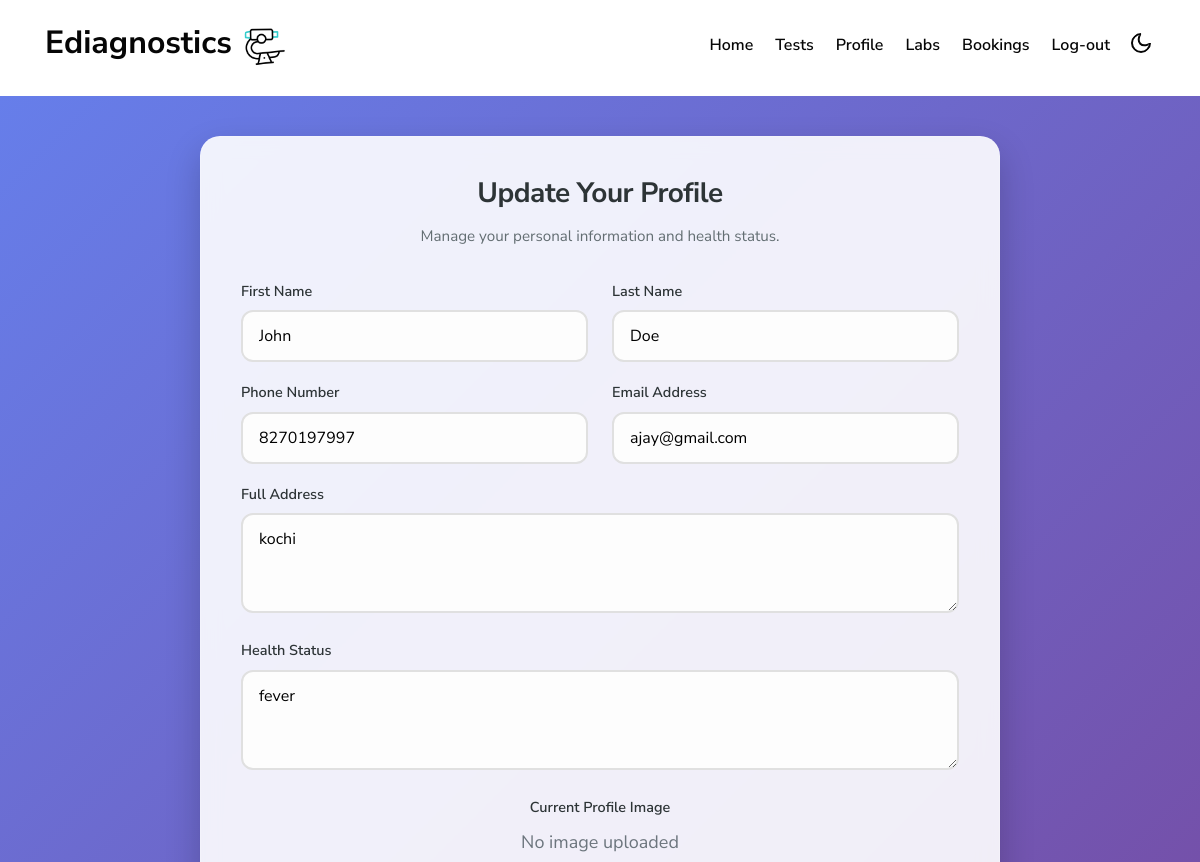
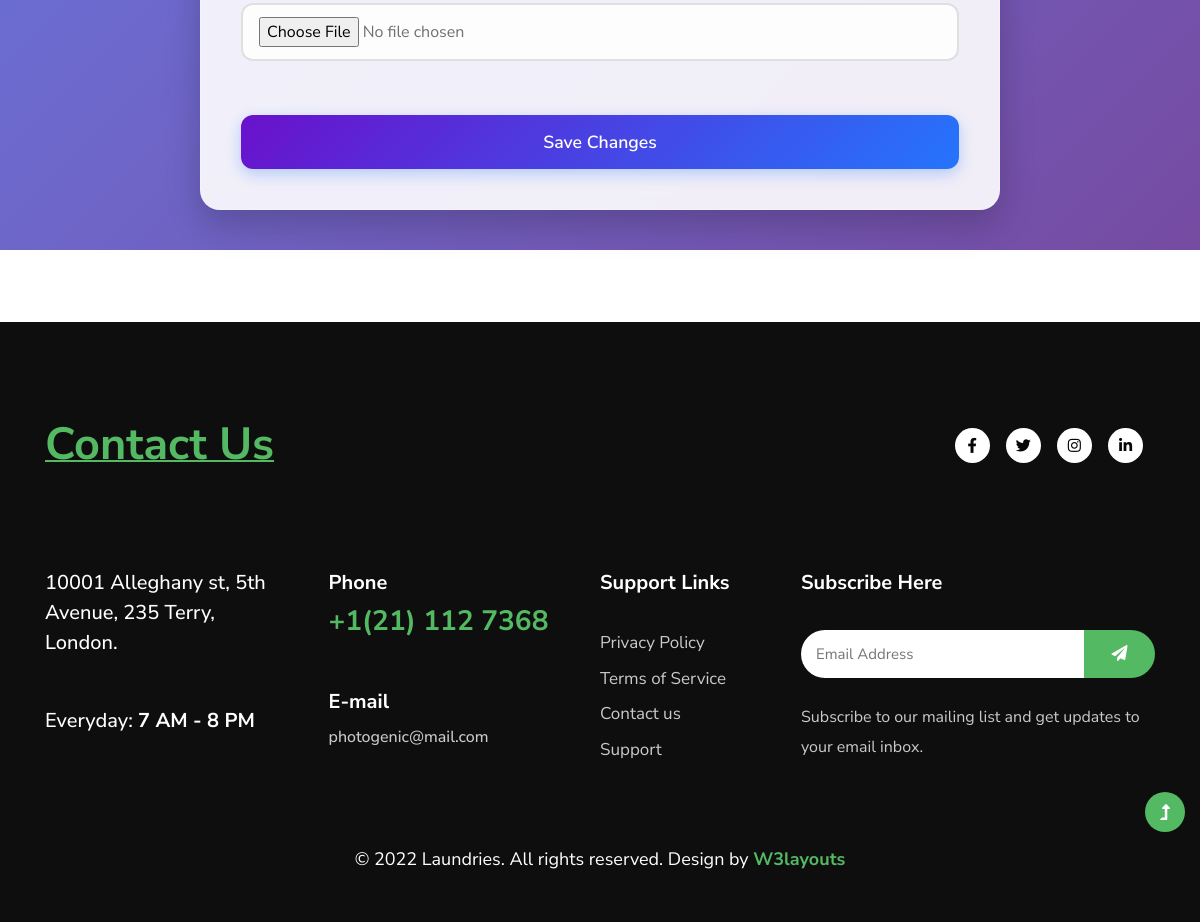
Screenshot of /update_user/ (signed in) with the database file from the repository (2 pictures, top to bottom).
### EdiagApp/models.py (models this page shows)
class UserReg(models.Model):
    user = models.ForeignKey(Login,on_delete=models.CASCADE,null = True)
    first_name = models.CharField(max_length = 20)
    last_name = models.CharField(max_length = 20)
    contact = models.CharField(max_length = 20)
    email = models.EmailField()
    address = models.CharField(max_length = 50)
    password = models.CharField(max_length=100, null=True)
    health = models.CharField(max_length = 500,null= True)
    status = models.CharField(max_length=50, null=True, default='pending')
    image = models.FileField(null=True)

### EdiagApp/views.py (the view, shortened to what this page needs)
# urls.py: path('update_user/', views.update_user),
def update_user(request):
    userid = request.session.get("uid")
    if not userid:
        return redirect('/login/')
    user_reg = UserReg.objects.get(id=userid)
    return render(request, "user_update.html", {"data": user_reg})

### template/user_update.html (shortened to what this page needs)
{% extends "user_home.html" %}
{% block content %}
<br><br><br><br>
<section class="premium-form-container">
    <div class="premium-card animate-up">
        <h3 class="premium-title text-center">Update Your Profile</h3>
        <p class="premium-subtitle text-center">
            Manage your personal information and health status.
        </p>
        <form method="post" enctype="multipart/form-data" class="needs-validation" novalidate>
            <div class="row">
                <div class="col-md-6 premium-input-group">
                    <label class="premium-label">First Name</label>
                    <input type="text" name="fname" class="premium-input"
                        value="{{ data.first_name }}" pattern="^[A-Za-z ]+$" minlength="2" required>
                </div>
                <div class="col-md-6 premium-input-group">
                    <label class="premium-label">Last Name</label>
                    <input type="text" name="lname" class="premium-input"
                        value="{{ data.last_name }}" pattern="^[A-Za-z ]+$" minlength="1" required>
                </div>
                <div class="col-md-6 premium-input-group">
                    <label class="premium-label">Phone Number</label>
                    <input type="tel" name="phone" class="premium-input"
                        value="{{ data.contact }}" pattern="[6-9]{1}[0-9]{9}" maxlength="10" required>
                </div>
                <div class="col-md-6 premium-input-group">
                    <label class="premium-label">Email Address</label>
                    <input type="email" name="email" class="premium-input"
                        value="{{ data.email }}" required>
                </div>
                <div class="col-md-12 premium-input-group">
                    <label class="premium-label">Full Address</label>
                    <textarea name="address"
                        class="premium-input premium-textarea"
                        rows="3" minlength="10" required>{{ data.address }}</textarea>
                </div>
                <div class="col-md-12 premium-input-group">
                    <label class="premium-label">Health Status</label>
                    <textarea name="health"
                        class="premium-input premium-textarea"
                        rows="3" minlength="5" required>{{ data.health }}</textarea>
                </div>
                <div class="col-md-12 premium-input-group text-center">
                    <label class="premium-label d-block mb-2">
                        Current Profile Image
                    </label>
                    {% if data.image %}
                        <img src="/media/{{ data.image }}"
                            alt="Profile Image"
                            class="profile-preview">
                    {% else %}
                        <p class="text-muted">No image uploaded</p>
                    {% endif %}
                    <input type="file"
                        name="image"
                        accept="image/*"
                        class="premium-input mt-2">
                </div>
            </div>
            <div class="text-center mt-4">
                <button type="submit" class="premium-button">
                    Save Changes
                </button>
            </div>
        </form>
    </div>
</section>
<br><br><br>
{% endblock %}

### static/assets/css/custom-forms.css (style rules this page uses)
:root { --primary-gradient: linear-gradient(135deg, #667eea 0%, #764ba2 100%); --secondary-gradient: linear-gradient(135deg, #6a11cb 0%, #2575fc 100%); --glass-bg: rgba(255, 255, 255, 0.9); --glass-border: rgba(255, 255, 255, 0.2); --input-focus: #764ba2; --text-main: #2d3436; --text-muted: #636e72; }
.premium-form-container { font-family: 'Inter', sans-serif; background: var(--primary-gradient); min-height: 100vh; display: flex; align-items: center; justify-content: center; padding: 40px 20px; }
.premium-card { background: var(--glass-bg); backdrop-filter: blur(10px); border: 1px solid var(--glass-border); border-radius: 20px; box-shadow: 0 15px 35px rgba(0, 0, 0, 0.2); width: 100%; max-width: 800px; padding: 40px; transition: transform 0.3s ease; }
.premium-title { font-weight: 700; color: var(--text-main); margin-bottom: 10px; text-align: center; letter-spacing: -0.5px; }
.premium-subtitle { color: var(--text-muted); text-align: center; margin-bottom: 30px; font-size: 0.95rem; }
.premium-input-group { margin-bottom: 20px; }
.premium-label { display: block; font-weight: 600; color: var(--text-main); margin-bottom: 8px; font-size: 0.9rem; }
.premium-input { width: 100%; padding: 12px 16px; border: 2px solid #e0e0e0; border-radius: 12px; font-size: 1rem; transition: all 0.3s ease; background: #fdfdfd; }
.premium-textarea { min-height: 100px; }
.premium-button { background: var(--secondary-gradient); color: #fff; border: none; padding: 14px 30px; border-radius: 12px; font-weight: 600; font-size: 1.1rem; width: 100%; cursor: pointer; transition: all 0.3s ease; box-shadow: 0 5px 15px rgba(37, 117, 252, 0.3); margin-top: 10px; }
.animate-up { animation: fadeInUp 0.6s ease forwards; }

### rows the page displays
UserReg: fname "John", lname "Doe", phone "8270197997", email "ajay@gmail.com", address "kochi", health "fever"
